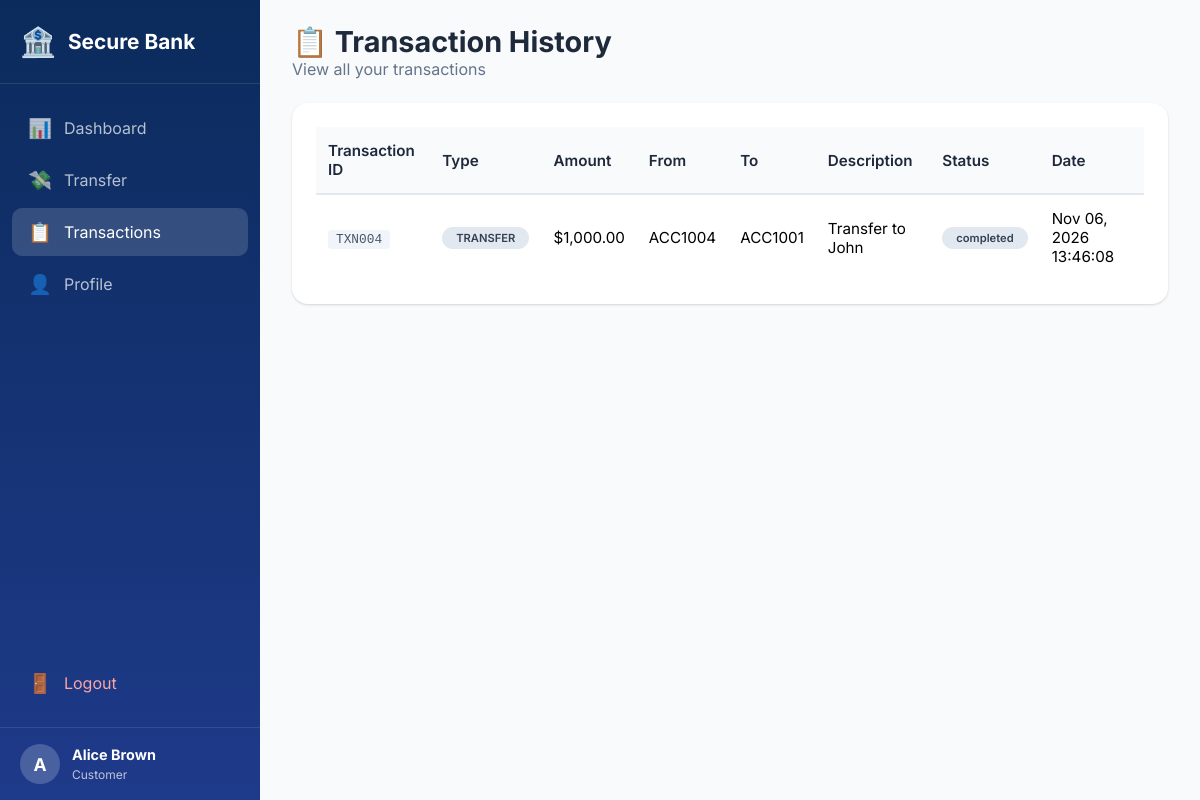
The page /customer/transactions.php (signed in) on the database its author committed.
### tables this page shows
CREATE TABLE transactions (
    id INT PRIMARY KEY AUTO_INCREMENT,
    transaction_id VARCHAR(50) UNIQUE NOT NULL,
    customer_id INT,
    from_account VARCHAR(20),
    to_account VARCHAR(20),
    amount DECIMAL(15,2) NOT NULL,
    transaction_type ENUM('deposit', 'withdrawal', 'transfer', 'credit', 'debit') NOT NULL,
    description TEXT,
    status ENUM('pending', 'completed', 'failed', 'reversed') DEFAULT 'completed',
    created_at TIMESTAMP DEFAULT CURRENT_TIMESTAMP,
    FOREIGN KEY (customer_id) REFERENCES customers(id) ON DELETE CASCADE
);

### customer/transactions.php (the view, shortened to what this page needs)
<?php
$db = new Database();
$conn = $db->getConnection();
$customerId = $_SESSION['user_id'];
$stmt = $conn->prepare("SELECT * FROM transactions WHERE customer_id = ? ORDER BY created_at DESC");
$stmt->execute([$customerId]);
$transactions = $stmt->fetchAll();
?>
<!DOCTYPE html>
<html lang="en">
<head>
    <link rel="stylesheet" href="../css/style.css">
    <link rel="stylesheet" href="../css/dashboard.css">
    <link rel="stylesheet" href="../css/customer.css">
</head>
<body>
    <div class="sidebar">
        <div class="sidebar-brand">
            <span class="brand-icon">🏦</span>
            <span>Secure Bank</span>
        </div>
        <nav class="sidebar-nav">
            <a href="dashboard.php">
                <span class="nav-icon">📊</span>
                <span>Dashboard</span>
            </a>
            <a href="transfer.php">
                <span class="nav-icon">💸</span>
                <span>Transfer</span>
            </a>
            <a href="transactions.php" class="active">
                <span class="nav-icon">📋</span>
                <span>Transactions</span>
            </a>
            <a href="profile.php">
                <span class="nav-icon">👤</span>
                <span>Profile</span>
            </a>
            <a href="../auth/logout.php" class="logout">
                <span class="nav-icon">🚪</span>
                <span>Logout</span>
            </a>
        </nav>
        <div class="sidebar-footer">
            <div class="user-info">
                <span class="user-avatar"><?= strtoupper(substr($_SESSION['full_name'] ?? 'C', 0, 1)) ?></span>
                <div>
                    <strong><?= htmlspecialchars($_SESSION['full_name'] ?? 'Customer') ?></strong>
                    <small>Customer</small>
                </div>
            </div>
        </div>
    </div>
    <div class="main-content">
        <header class="page-header">
            <div>
                <h1>📋 Transaction History</h1>
                <p>View all your transactions</p>
            </div>
        </header>
        <div class="panel">
            <div class="table-responsive">
                <table>
                    <thead>
                        <tr>
                            <th>Transaction ID</th>
                            <th>Type</th>
                            <th>Amount</th>
                            <th>From</th>
                            <th>To</th>
                            <th>Description</th>
                            <th>Status</th>
                            <th>Date</th>
                        </tr>
                    </thead>
                    <tbody>
                        <?php if (empty($transactions)): ?>
                        <tr><td colspan="8" class="text-center">No transactions found</td></tr>
                        <?php else: foreach ($transactions as $tx): ?>
                        <tr>
                            <td><span class="tx-id"><?= htmlspecialchars($tx['transaction_id']) ?></span></td>
                            <td>
                                <span class="badge badge-<?= $tx['transaction_type'] ?>">
                                    <?= strtoupper($tx['transaction_type']) ?>
                                </span>
                            </td>
                            <td class="<?= $tx['amount'] < 0 ? 'negative' : 'positive' ?>">
                                $<?= number_format(abs($tx['amount']), 2) ?>
                            </td>
                            <td><?= htmlspecialchars($tx['from_account'] ?? '-') ?></td>
                            <td><?= htmlspecialchars($tx['to_account'] ?? '-') ?></td>
                            <td><?= htmlspecialchars($tx['description'] ?? '-') ?></td>
                            <td><span class="badge badge-<?= $tx['status'] ?>"><?= $tx['status'] ?></span></td>
                            <td><?= date('M d, Y H:i:s', strtotime($tx['created_at'])) ?></td>
                        </tr>
                        <?php endforeach; endif; ?>
                    </tbody>
                </table>
            </div>
        </div>
    </div>
</body>
</html>

### css/style.css (style rules this page uses)
:root { --primary: #1e3a8a; --primary-dark: #0b2b5c; --primary-light: #3b5fc4; --gray-50: #f8fafc; --gray-100: #f1f5f9; --gray-200: #e2e8f0; --gray-400: #94a3b8; --gray-500: #64748b; --gray-600: #475569; --gray-800: #1e293b; --success: #16a34a; --warning: #f59e0b; --danger: #dc2626; --shadow: 0 1px 3px rgba(0, 0, 0, 0.1), 0 1px 2px rgba(0, 0, 0, 0.06); --shadow-lg: 0 10px 15px -3px rgba(0, 0, 0, 0.1), 0 4px 6px -2px rgba(0, 0, 0, 0.05); }
* { box-sizing: border-box; margin: 0; padding: 0; font-family: 'Inter', -apple-system, BlinkMacSystemFont, 'Segoe UI', Roboto, sans-serif; }
body { background: #f0f4fa; min-height: 100vh; display: flex; justify-content: center; align-items: center; }
.badge { background: #e2e8f0; padding: 4px 14px; border-radius: 40px; font-size: 0.7rem; font-weight: 600; color: #334155; display: inline-block; }
table { width: 100%; border-collapse: collapse; font-size: 0.95rem; }
th { background: #f8fafc; padding: 14px 12px; text-align: left; font-weight: 600; color: #1e293b; border-bottom: 2px solid #e2e8f0; }
td { padding: 14px 12px; border-bottom: 1px solid #edf2f7; vertical-align: middle; }
tr:last-child td { border-bottom: none; }

### css/dashboard.css (style rules this page uses)
.sidebar { position: fixed; left: 0; top: 0; bottom: 0; width: 260px; background: linear-gradient(180deg, var(--primary-dark), var(--primary)); color: white; display: flex; flex-direction: column; z-index: 100; transition: all 0.3s ease; }
.sidebar-brand { padding: 24px 20px; display: flex; align-items: center; gap: 12px; font-size: 1.3rem; font-weight: 700; border-bottom: 1px solid rgba(255, 255, 255, 0.1); }
.brand-icon { font-size: 1.8rem; }
.sidebar-nav { flex: 1; padding: 20px 12px; display: flex; flex-direction: column; gap: 4px; }
.sidebar-nav a { display: flex; align-items: center; gap: 12px; padding: 12px 16px; border-radius: 10px; color: rgba(255, 255, 255, 0.7); text-decoration: none; transition: all 0.3s ease; }
.sidebar-nav a.active { background: rgba(255, 255, 255, 0.15); color: white; }
.sidebar-nav a.logout { margin-top: auto; color: #fca5a5; }
.nav-icon { font-size: 1.2rem; }
.sidebar-footer { padding: 16px 20px; border-top: 1px solid rgba(255, 255, 255, 0.1); }
.user-info { display: flex; align-items: center; gap: 12px; }
.user-avatar { width: 40px; height: 40px; background: rgba(255, 255, 255, 0.2); border-radius: 50%; display: flex; align-items: center; justify-content: center; font-weight: 700; font-size: 1.1rem; }
.user-info strong { display: block; font-size: 0.9rem; }
.user-info small { font-size: 0.75rem; opacity: 0.7; }
.main-content { margin-left: 260px; padding: 24px 32px; min-height: 100vh; background: var(--gray-50); }
.page-header { display: flex; justify-content: space-between; align-items: center; margin-bottom: 24px; }
.page-header h1 { font-size: 1.8rem; font-weight: 700; color: var(--gray-800); }
.page-header p { color: var(--gray-500); }
.panel { background: white; border-radius: 16px; padding: 24px; box-shadow: var(--shadow); margin-bottom: 24px; }
.tx-id { font-family: 'Courier New', monospace; font-size: 0.8rem; color: var(--gray-600); background: var(--gray-100); padding: 2px 8px; border-radius: 4px; }

### rows shown on the page
transactions: transaction "TXN004", transaction_type "TRANSFER", amount "1,000.00", from_account "ACC1004", to_account "ACC1001", description "Transfer to John", status "completed", created_at "Nov 06, 2026 13:46:08"

### other values the page prints
substr($_SESSION['full_name'] ?? 'C', 0, 1) "A"
$_SESSION['full_name'] "Alice Brown"
